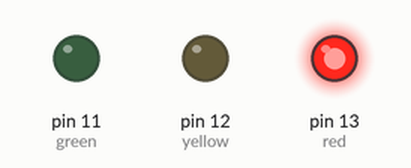
A sketch run on a simulated Arduino Uno, built with avr-gcc and run on an emulated ATmega328P. Parts: output pins drawn as LEDs (lit = HIGH).

Above: at 5.0 s.
At 10.5 s:
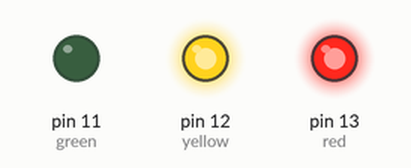
At 16.0 s:
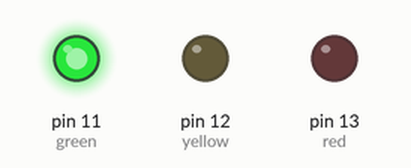
At 22.5 s:
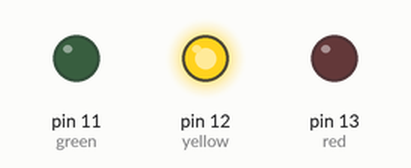
Timing chart, 0 to 31.2 s (numbered marks = the images above):
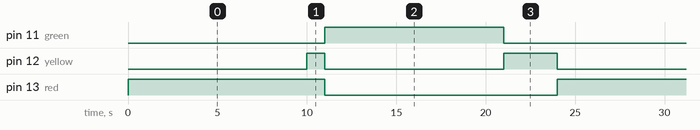

The sketch:

Ampel.ino
```cpp
int red = 13;
int yellow = 12;
int green = 11;


void setup() {

  pinMode(red, OUTPUT);
  pinMode(yellow, OUTPUT);
  pinMode(green, OUTPUT);

}


void loop() {
  digitalWrite(red, HIGH);
  delay(10000);
  //digitalWrite(red, LOW);
  digitalWrite(yellow, HIGH);
  delay(1000);
  digitalWrite(red,LOW);
  digitalWrite(yellow, LOW);
  digitalWrite(green, HIGH);
  delay(10000);
  digitalWrite(green, LOW);
  digitalWrite(yellow, HIGH);
  delay(3000);
  digitalWrite(yellow, LOW);
}
```

Measured:
- by itself, pin 11 (green): alternates HIGH for 10.0 s and LOW for 14.0 s
- by itself, pin 12 (yellow): repeats every 24.0 s: LOW 10.0 s, HIGH 3.0 s, LOW 10.0 s, HIGH 1.0 s
- by itself, pin 13 (red): alternates HIGH for 11.0 s and LOW for 13.0 s
